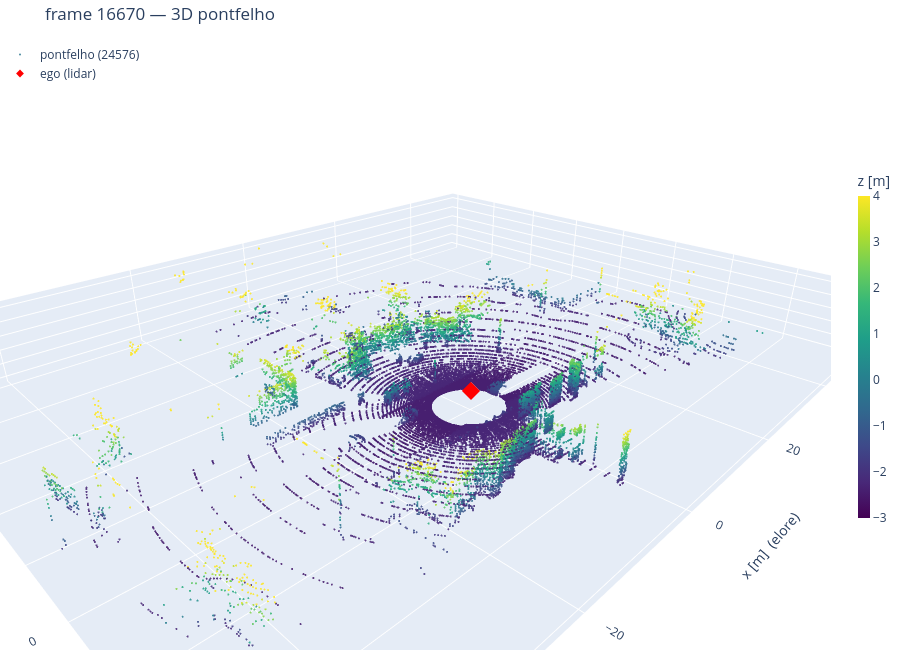
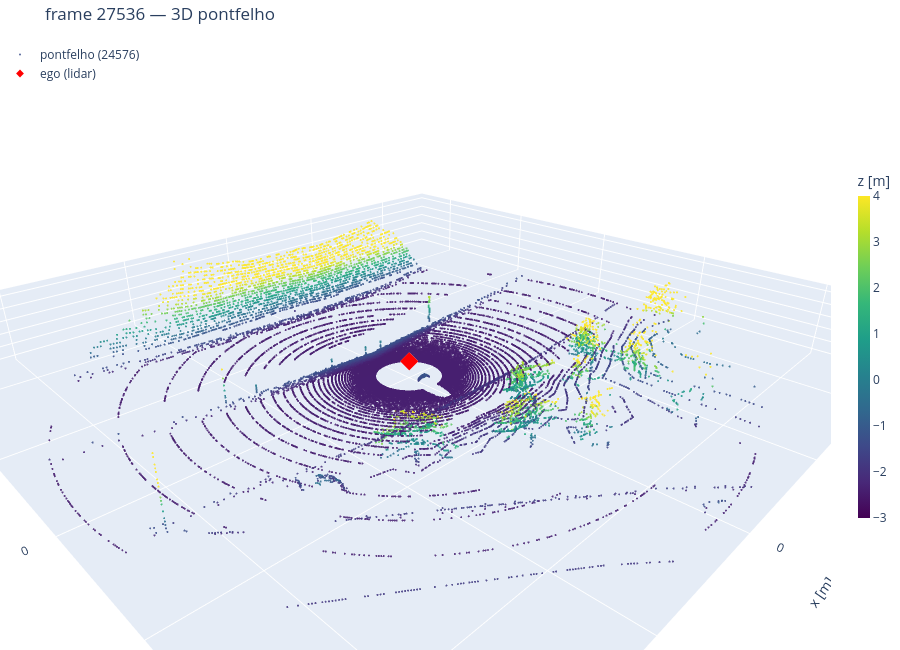
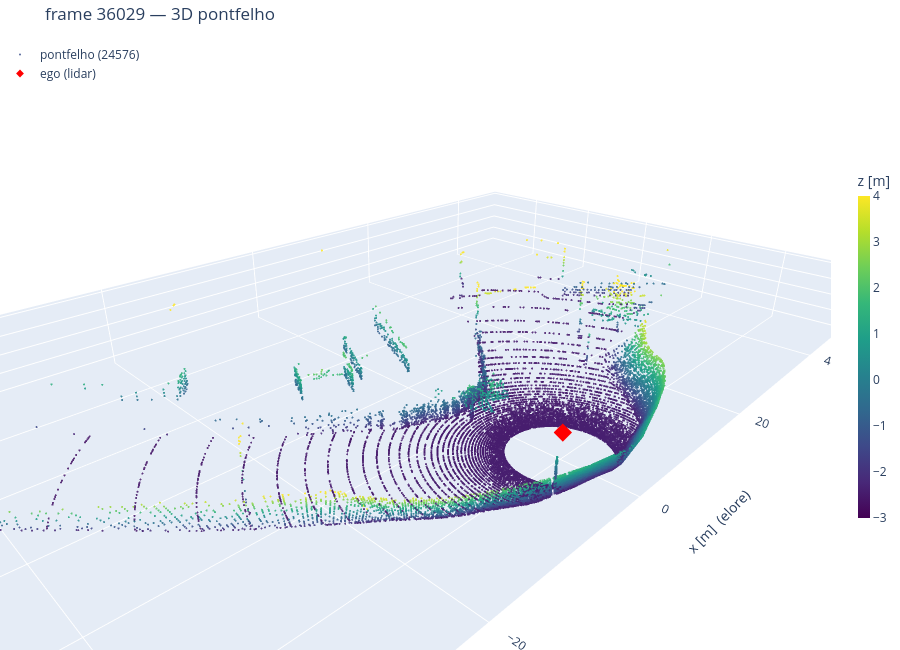

The notebook cell these images were saved under, in order:
### Markdown cell above
### Pelda pontok vizualizacioja

### Code cell
for f, idx in enumerate(SHOW_IDX):
    show_all(show_pts[f], raw=show_raw[f], ri=show_ri[f],
             label=f"frame {idx}")

### Figure 1 — Plotly figure (JSON) as saved in the notebook; plotly's stock layout.template omitted (floating-point values rounded to 4 significant figures; data arrays with more than 128 entries replaced by an {"elided": "..."} marker saying what was removed)
{"data": [{"hovertemplate": "x %{x:.1f}<br>y %{y:.1f}<br>z %{z:.1f}<extra></extra>", "marker": {"cmax": 4, "cmin": -3, "color": {"elided": "24576 float values"}, "colorbar": {"len": 0.6, "thickness": 12, "title": {"text": "z [m]"}}, "colorscale": [[0, "#440154"], [0.1111, "#482878"], [0.2222, "#3e4989"], [0.3333, "#31688e"], [0.4444, "#26828e"], [0.5556, "#1f9e89"], [0.6667, "#35b779"], [0.7778, "#6ece58"], [0.8889, "#b5de2b"], [1, "#fde725"]], "opacity": 0.85, "size": 1.2}, "mode": "markers", "name": "pontfelho (24576)", "type": "scatter3d", "x": {"elided": "24576 float values"}, "y": {"elided": "24576 float values"}, "z": {"elided": "24576 float values"}}, {"hoverinfo": "name", "marker": {"color": "red", "size": 6, "symbol": "diamond"}, "mode": "markers", "name": "ego (lidar)", "type": "scatter3d", "x": [0], "y": [0], "z": [0]}], "layout": {"height": 650, "legend": {"x": 0, "y": 1}, "margin": {"b": 0, "l": 0, "r": 0, "t": 40}, "scene": {"aspectmode": "data", "camera": {"eye": {"x": -1.4, "y": -1.4, "z": 0.9}}, "xaxis": {"title": {"text": "x [m]  (elore)"}}, "yaxis": {"title": {"text": "y [m]  (balra)"}}, "zaxis": {"title": {"text": "z [m]  (fel)"}}}, "title": {"text": "frame 16670 — 3D pontfelho"}}}

### Figure 2 — Plotly figure (JSON) as saved in the notebook; plotly's stock layout.template omitted (floating-point values rounded to 4 significant figures; data arrays with more than 128 entries replaced by an {"elided": "..."} marker saying what was removed)
{"data": [{"hovertemplate": "x %{x:.1f}<br>y %{y:.1f}<br>z %{z:.1f}<extra></extra>", "marker": {"cmax": 4, "cmin": -3, "color": {"elided": "24576 float values"}, "colorbar": {"len": 0.6, "thickness": 12, "title": {"text": "z [m]"}}, "colorscale": [[0, "#440154"], [0.1111, "#482878"], [0.2222, "#3e4989"], [0.3333, "#31688e"], [0.4444, "#26828e"], [0.5556, "#1f9e89"], [0.6667, "#35b779"], [0.7778, "#6ece58"], [0.8889, "#b5de2b"], [1, "#fde725"]], "opacity": 0.85, "size": 1.2}, "mode": "markers", "name": "pontfelho (24576)", "type": "scatter3d", "x": {"elided": "24576 float values"}, "y": {"elided": "24576 float values"}, "z": {"elided": "24576 float values"}}, {"hoverinfo": "name", "marker": {"color": "red", "size": 6, "symbol": "diamond"}, "mode": "markers", "name": "ego (lidar)", "type": "scatter3d", "x": [0], "y": [0], "z": [0]}], "layout": {"height": 650, "legend": {"x": 0, "y": 1}, "margin": {"b": 0, "l": 0, "r": 0, "t": 40}, "scene": {"aspectmode": "data", "camera": {"eye": {"x": -1.4, "y": -1.4, "z": 0.9}}, "xaxis": {"title": {"text": "x [m]  (elore)"}}, "yaxis": {"title": {"text": "y [m]  (balra)"}}, "zaxis": {"title": {"text": "z [m]  (fel)"}}}, "title": {"text": "frame 27536 — 3D pontfelho"}}}

### Figure 3 — Plotly figure (JSON) as saved in the notebook; plotly's stock layout.template omitted (floating-point values rounded to 4 significant figures; data arrays with more than 128 entries replaced by an {"elided": "..."} marker saying what was removed)
{"data": [{"hovertemplate": "x %{x:.1f}<br>y %{y:.1f}<br>z %{z:.1f}<extra></extra>", "marker": {"cmax": 4, "cmin": -3, "color": {"elided": "24576 float values"}, "colorbar": {"len": 0.6, "thickness": 12, "title": {"text": "z [m]"}}, "colorscale": [[0, "#440154"], [0.1111, "#482878"], [0.2222, "#3e4989"], [0.3333, "#31688e"], [0.4444, "#26828e"], [0.5556, "#1f9e89"], [0.6667, "#35b779"], [0.7778, "#6ece58"], [0.8889, "#b5de2b"], [1, "#fde725"]], "opacity": 0.85, "size": 1.2}, "mode": "markers", "name": "pontfelho (24576)", "type": "scatter3d", "x": {"elided": "24576 float values"}, "y": {"elided": "24576 float values"}, "z": {"elided": "24576 float values"}}, {"hoverinfo": "name", "marker": {"color": "red", "size": 6, "symbol": "diamond"}, "mode": "markers", "name": "ego (lidar)", "type": "scatter3d", "x": [0], "y": [0], "z": [0]}], "layout": {"height": 650, "legend": {"x": 0, "y": 1}, "margin": {"b": 0, "l": 0, "r": 0, "t": 40}, "scene": {"aspectmode": "data", "camera": {"eye": {"x": -1.4, "y": -1.4, "z": 0.9}}, "xaxis": {"title": {"text": "x [m]  (elore)"}}, "yaxis": {"title": {"text": "y [m]  (balra)"}}, "zaxis": {"title": {"text": "z [m]  (fel)"}}}, "title": {"text": "frame 36029 — 3D pontfelho"}}}
